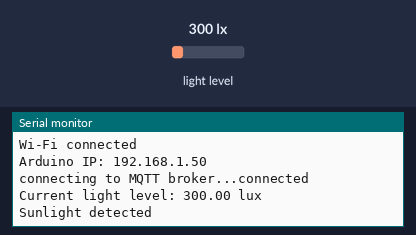
A sketch run on a simulated Arduino MKR. On the bench: the last lines printed to the serial monitor. Inputs (shaded band) come from the test bench; at power-on: light level 300 lx. WiFi joins after 1.5 s; servers stay silent unless stated; no MQTT or app messages arrive unless stated.

Above: at 4.7 s.
4.8 s: light level set to 40 lx
At 6.5 s:
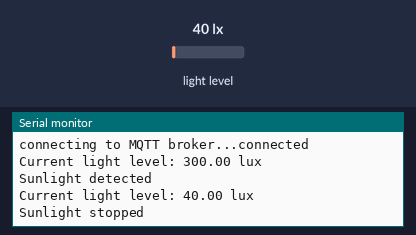
7.5 s: light level set to 500 lx
At 10.8 s:
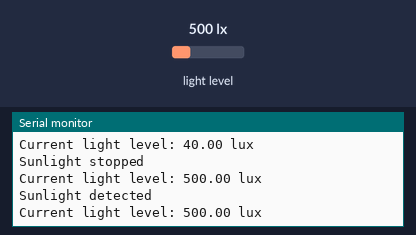
Timing chart, 0 to 12.3 s (numbered marks = the images above; inputs shaded):
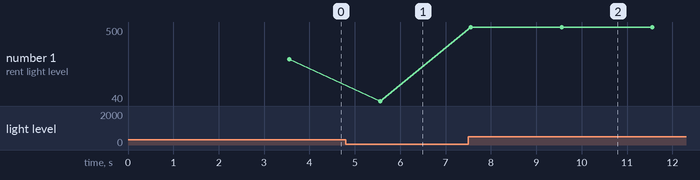

Measured:
- after the input at 4.8 s, the serial monitor: prints a new line after 0.76 s (image 1)
- after the input at 7.5 s, the serial monitor: prints a new line after 0.06 s (image 2)
- plotted number 1: 300 → 40 after the input at 4.8 s, 40 → 500 after the input at 7.5 s

The sketch:

Trigger.ino
```cpp
// Submitted by: REUEL MENPARA --> 2510994818
// Task 3.1P - Tererrium light ON/OFF via Email notification

#include <Wire.h>
#include <BH1750.h>
#include <WiFiNINA.h>
#include <PubSubClient.h>

//wifi details are used to connect the Arduino to the same network as the laptop
const char* WIFI_NAME = "Alfred Nobel";
const char* WIFI_PASSWORD = "CUPunjab";

//this is the laptop address where the MQTT broker is running
const char* MQTT_BROKER = "";
const int MQTT_PORT = 1883;

//this topic carries the terrarium sunlight status
const char* LIGHT_TOPIC = "terrarium/light";

//this value is used to decide whether enough light is present
const float TERRARIUM_LIGHT_LIMIT = 100.0;

//these objects handle the sensor, wifi and mqtt communication
BH1750 lightSensor;
WiFiClient networkClient;
PubSubClient mqttClient(networkClient);

//this stores the previous sunlight state to avoid repeated messages
bool sunlightWasDetected = false;

//this connects the Arduino to the wifi network
void connectToWiFi()
{
    Serial.print("connecting to Wi-Fi");

    while (WiFi.begin(WIFI_NAME, WIFI_PASSWORD) != WL_CONNECTED)
    {
        Serial.print(".");
        delay(2000);
    }

    Serial.println();
    Serial.println("Wi-Fi connected");

    Serial.print("Arduino IP: ");
    Serial.println(WiFi.localIP());
}

//this connects the Arduino to the MQTT broker
void connectToMQTT()
{
    while (!mqttClient.connected())
    {
        Serial.print("connecting to MQTT broker...");

        if (mqttClient.connect("TerrariumArduino"))
        {
            Serial.println("connected");
        }
        else
        {
            Serial.print("failed, state = ");
            Serial.println(mqttClient.state());
            delay(2000);
        }
    }
}

void setup()
{
    Serial.begin(9600);
    delay(2000);

    //this starts the I2C communication
    Wire.begin();

    //this starts the BH1750 using its detected I2C address
    if (!lightSensor.begin(BH1750::CONTINUOUS_HIGH_RES_MODE, 0x23, &Wire))
    {
        Serial.println("BH1750 sensor not found");

        while (true)
        {
            delay(1000);
        }
    }

    Serial.println("BH1750 sensor started");

    //this connects the Arduino to wifi
    connectToWiFi();

    //this sets the MQTT broker address and port
    mqttClient.setServer(MQTT_BROKER, MQTT_PORT);

    //this connects the Arduino to MQTT
    connectToMQTT();
}

void loop()
{
    //this reconnects to MQTT if the connection is lost
    if (!mqttClient.connected())
    {
        connectToMQTT();
    }

    mqttClient.loop();

    //this reads the current light level in lux
    float lightLevel = lightSensor.readLightLevel();

    //this checks whether the light level has reached the selected limit
    bool sunlightDetected = lightLevel >= TERRARIUM_LIGHT_LIMIT;

    Serial.print("Current light level: ");
    Serial.print(lightLevel);
    Serial.println(" lux");

    //this sends a message only when the sunlight condition changes
    if (sunlightDetected != sunlightWasDetected)
    {
        if (sunlightDetected)
        {
            mqttClient.publish(LIGHT_TOPIC, "sunlight_on");
            Serial.println("Sunlight detected");
        }
        else
        {
            mqttClient.publish(LIGHT_TOPIC, "sunlight_off");
            Serial.println("Sunlight stopped");
        }

        //this remembers the current condition for the next reading
        sunlightWasDetected = sunlightDetected;
    }

    delay(2000);
}
```
